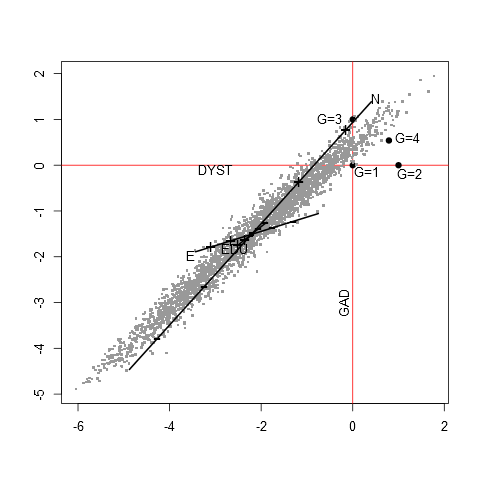

The script that drew this image:

Biplot_BIPC <- function (object, gr.var = FALSE, markers = NULL, 
                         xlab = NULL, ylab = NULL, legend = "bl", asp=1, ...) {
  
    B <- object$B
    Z <- object$Z
    X <- object$X
  
    eta.X = as.matrix(cbind(1,X))
    eta.B = as.matrix(B)
    eta = eta.X%*%eta.B
    
		n <- dim(X)[1]
		p <- dim(X)[2]
    Ip <- diag(p)
    intercept <- c(1, rep(0, p)) %*% B
    minAA <- min(Z)
    maxAA <- max(Z)
    for (j in 1:p) {
      e <- c(0, Ip[j, ])
      AA <- rep(1, length(unique(X[, j]))) %*% intercept + 
            unique(X[, j]) %*% (e %*% B)
      if (min(AA) < minAA) 
          minAA <- min(AA)
      if (max(AA) > maxAA) 
          maxAA <- max(AA)
    }
    
    plot(eta[, 1], eta[, 2], xlab = "", ylab = "", type = "n", asp=1)
    
    abline(h=0, col="red")
    abline(v=0, col="red")
    points(0,0,pch=19)
    points(1,0,pch=19)
    points(0,1,pch=19)
    points(Z[4,1],Z[4,2],pch=19)
  
    text(-3,-0.1,"DYST")
    text(-0.2,-3,"GAD", srt=90)
    text(1.2,0.60,"G=4", cex=1)
    text(0.3, -0.15, "G=1", cex=1)
    text(1.25, -0.2, "G=2", cex=1)
    text(-0.50, 1, "G=3", cex=1)
    
    points(eta[, 1], eta[, 2], pch = ".", cex = 3.5, col = gray(0.6)) 
    
    ## Biplot legened on the line
    for (j in 1:p) {
      e <- c(0, Ip[j, ])
      AA <- rep(1, length(unique(X[, j]))) %*% intercept + 
          unique(X[, j]) %*% (e %*% B)
      ordera= order(AA[,1])
      AA.tmp<<-AA
      
      lines(AA[ordera,2] ~ AA[ordera,1], lwd=2)
      
      cordmy = matrix(c(min(AA[,1])-0.1,min(AA[,2])-0.1, max(AA[,1])+0.1,max(AA[,1])+1.05, 
                        min(AA[,1])-0.1,min(AA[,2])-0.1), 3,2, byrow=TRUE)
      text(cordmy[j,1],cordmy[j,2], labels=colnames(X)[j], cex=1)
      
      if (is.numeric(markers)) {
          marks = markers[, j]
          points(rep(1, length(unique(X[, j]))) %*% intercept + 
              marks %*% (e %*% B))
      }
      else {
          mn <- mean(X[, j])
          s <- sd(X[, j])
          marks <- as.matrix(c((mn - 2 * s), (mn - s)))
          points(rep(1, length(marks)) %*% intercept + 
              marks %*% (e %*% B), pch = "-", cex=2)
          marks <- mn
          points(rep(1, length(marks)) %*% intercept + 
              marks %*% (e %*% B), pch = 16)
          marks <- c((mn + s), (mn + 2 * s))
          points(rep(1, length(marks)) %*% intercept + 
              marks %*% (e %*% B), pch = "+", cex=1.5)
      }
    }
}		
		
		
 
